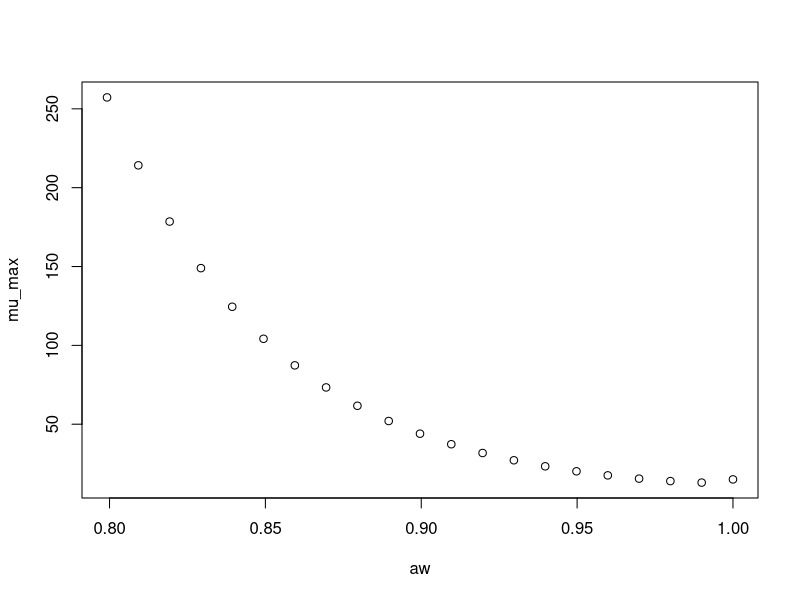

Write R code to recreate this figure.
#############################
# start of Parameter script
#############################
aw <- seq(0.799200799200799,0.999999,length.out=21)
#############################
# end of Parameter script
#############################
############################# 
# start of Model script Gropin ID 1383 
#############################
 
# constant coefficients for this model
 
variables <- data.frame(aw)
argumentsPar <- expand.grid(variables)
 
# heart of the model
response_surface <- function(aw) {
   mumax <-exp(2.712-3.740*sqrt(1-aw)+22.48*(sqrt(1-aw))^2)

return(mumax=mumax)
} 

# output parameters
mumax <- cbind(argumentsPar,response_surface(argumentsPar['aw']))
colnames(mumax) <- c(colnames(argumentsPar),'mumax')
#############################
# End of Model script
#############################
############################# 
# start of Visualisation script Gropin ID 1383 
#############################
plot(aw,mumax$mumax,
                          xlab='aw',
                          ylab='mu_max')
#############################
# End of Visualisation script
#############################
